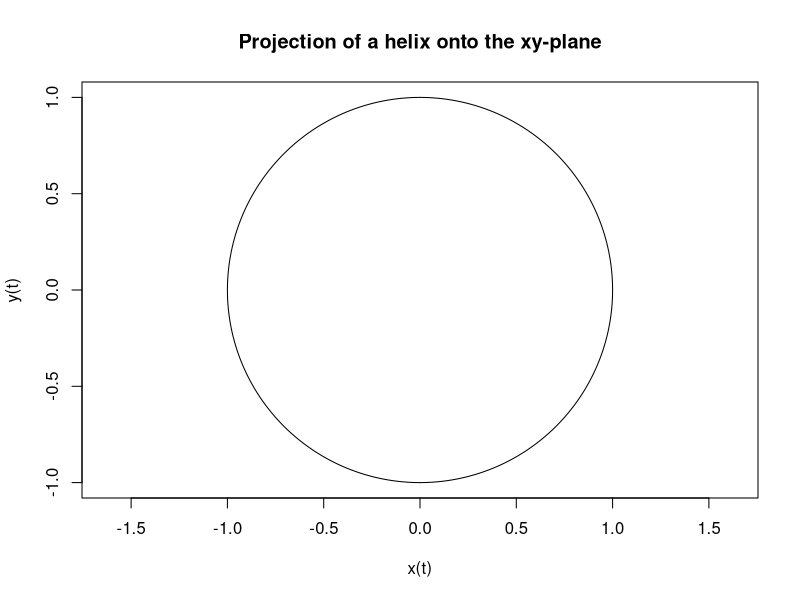
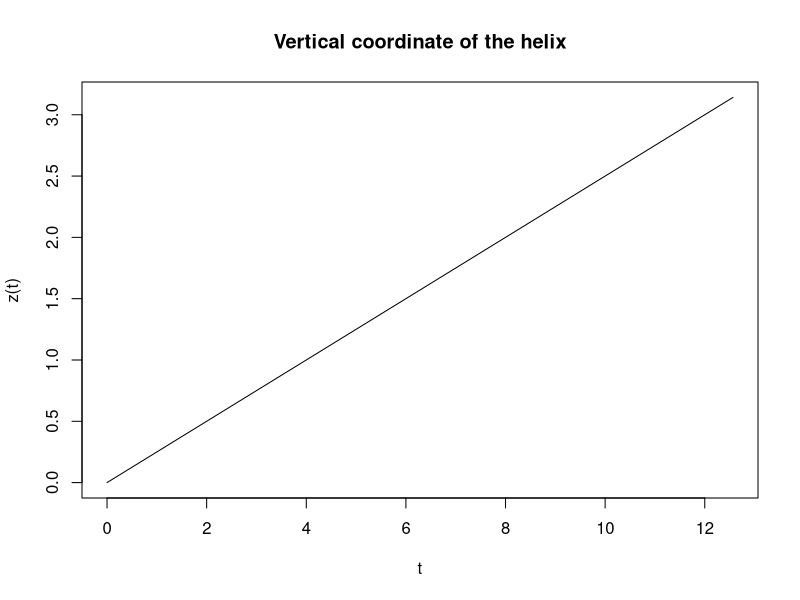

Write the R code that produced these figures, in order.
t <- seq(0, 4*pi, length.out = 500)
x <- cos(t); y <- sin(t); z <- t/4
plot(x, y, type = "l", asp = 1,
     xlab = "x(t)", ylab = "y(t)",
     main = "Projection of a helix onto the xy-plane")
plot(t, z, type = "l", xlab = "t", ylab = "z(t)",
     main = "Vertical coordinate of the helix")
